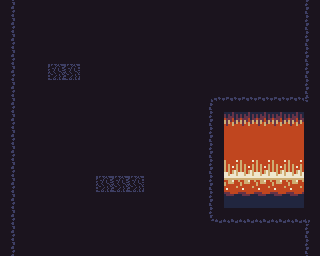

A 2D game scene composited from a Tiled map and its tileset images. What follows is a short description and the map's XML, with every tile layer's data as written:
An orthogonal 20x16 tile map with 16x16 px tiles, 4 tile layers (Background, Decor, Destructible, Collision), 2 tilesets.

<map version="1.8" tiledversion="1.8.5" orientation="orthogonal" renderorder="right-down" width="20" height="16" tilewidth="16" tileheight="16" infinite="0" nextlayerid="5" nextobjectid="1">
 <tileset firstgid="1" source="../tilesets/Underground Mine.tsx" />
 <tileset firstgid="301" source="../tilesets/cavesofgallet.tsx" />
 <layer id="1" name="Background" width="20" height="16">
  <data encoding="csv">
52,52,52,52,52,52,52,52,52,52,52,52,52,52,52,52,52,52,52,52,
52,52,52,52,52,52,52,52,52,52,52,52,52,52,52,52,52,52,52,52,
52,52,52,52,52,52,52,52,52,52,52,52,52,52,52,52,52,52,52,52,
52,52,52,52,52,52,52,52,52,52,52,52,52,52,52,52,52,52,52,52,
52,52,52,52,52,52,52,52,52,52,52,52,52,52,52,52,52,52,52,52,
52,52,52,52,52,52,52,52,52,52,52,52,52,52,52,52,52,52,52,52,
52,52,52,52,52,52,52,52,52,52,52,52,52,52,52,52,52,52,52,52,
52,52,52,52,52,52,52,52,52,52,52,52,52,52,52,52,52,52,52,52,
52,52,52,52,52,52,52,52,52,52,52,52,52,52,52,52,52,52,52,52,
52,52,52,52,52,52,52,52,52,52,52,52,52,52,52,52,52,52,52,52,
52,52,52,52,52,52,52,52,52,52,52,52,52,52,52,52,52,52,52,52,
52,52,52,52,52,52,52,52,52,52,52,52,52,52,52,52,52,52,52,52,
52,52,52,52,52,52,52,52,52,52,52,52,52,52,52,52,52,52,52,52,
52,52,52,52,52,52,52,52,52,52,52,52,52,52,52,52,52,52,52,52,
52,52,52,52,52,52,52,52,52,52,52,52,52,52,52,52,52,52,52,52,
52,52,52,52,52,52,52,52,52,52,52,52,52,52,52,52,52,52,52,52
</data>
 </layer>
 <layer id="2" name="Decor" width="20" height="16">
  <data encoding="csv">
0,0,0,0,0,0,0,0,0,0,0,0,0,0,0,0,0,0,0,0,
0,0,0,0,0,0,0,0,0,0,0,0,0,0,0,0,0,0,0,0,
0,0,0,0,0,0,0,0,0,0,0,0,0,0,0,0,0,0,0,0,
0,0,0,0,0,0,0,0,0,0,0,0,0,0,0,0,0,0,0,0,
0,0,0,0,0,0,0,0,0,0,0,0,0,0,0,0,0,0,0,0,
0,0,0,0,0,0,0,0,0,0,0,0,0,0,0,0,0,0,0,0,
0,0,0,0,0,0,0,0,0,0,0,0,0,0,0,0,0,0,0,0,
0,0,0,0,0,0,0,0,0,0,0,0,0,0,361,361,361,361,361,0,
0,0,0,0,0,0,0,0,0,0,0,0,0,0,369,369,369,369,369,0,
0,0,0,0,0,0,0,0,0,0,0,0,0,0,369,369,369,369,369,0,
0,0,0,0,0,0,0,0,0,0,0,0,0,0,377,377,377,377,377,0,
0,0,0,0,0,0,0,0,0,0,0,0,0,0,385,385,385,385,385,0,
0,0,0,0,0,0,0,0,0,0,0,0,0,0,393,393,393,393,393,0,
0,0,0,0,0,0,0,0,0,0,0,0,0,0,0,0,0,0,0,0,
0,0,0,0,0,0,0,0,0,0,0,0,0,0,0,0,0,0,0,0,
0,0,0,0,0,0,0,0,0,0,0,0,0,0,0,0,0,0,0,0
</data>
 </layer>
 <layer id="3" name="Destructible" width="20" height="16">
  <data encoding="csv">
0,0,0,0,0,0,0,0,0,0,0,0,0,0,0,0,0,0,0,0,
0,0,0,0,0,0,0,0,0,0,0,0,0,0,0,0,0,0,0,0,
0,0,0,0,0,0,0,0,0,0,0,0,0,0,0,0,0,0,0,0,
0,0,0,0,0,0,0,0,0,0,0,0,0,0,0,0,0,0,0,0,
0,0,0,33,33,0,0,0,0,0,0,0,0,0,0,0,0,0,0,0,
0,0,0,0,0,0,0,0,0,0,0,0,0,0,0,0,0,0,0,0,
0,0,0,0,0,0,0,0,0,0,0,0,0,0,0,0,0,0,0,0,
0,0,0,0,0,0,0,0,0,0,0,0,0,0,0,0,0,0,0,0,
0,0,0,0,0,0,0,0,0,0,0,0,0,0,0,0,0,0,0,0,
0,0,0,0,0,0,0,0,0,0,0,0,0,0,0,0,0,0,0,0,
0,0,0,0,0,0,0,0,0,0,0,0,0,0,0,0,0,0,0,0,
0,0,0,0,0,0,33,33,33,0,0,0,0,0,0,0,0,0,0,0,
0,0,0,0,0,0,0,0,0,0,0,0,0,0,0,0,0,0,0,0,
0,0,0,0,0,0,0,0,0,0,0,0,0,0,0,0,0,0,0,0,
0,0,0,0,0,0,0,0,0,0,0,0,0,0,0,0,0,0,0,0,
0,0,0,0,0,0,0,0,0,0,0,0,0,0,0,0,0,0,0,0
</data>
 </layer>
 <layer id="4" name="Collision" width="20" height="16">
  <data encoding="csv">
112,0,0,0,0,0,0,0,0,0,0,0,0,0,0,0,0,0,0,110,
112,0,0,0,0,0,0,0,0,0,0,0,0,0,0,0,0,0,0,110,
112,0,0,0,0,0,0,0,0,0,0,0,0,0,0,0,0,0,0,110,
112,0,0,0,0,0,0,0,0,0,0,0,0,0,0,0,0,0,0,110,
112,0,0,0,0,0,0,0,0,0,0,0,0,0,0,0,0,0,0,110,
112,0,0,0,0,0,0,0,0,0,0,0,0,0,0,0,0,0,0,110,
112,0,0,0,0,0,0,0,0,0,0,0,0,85,86,86,86,86,86,141,
112,0,0,0,0,0,0,0,0,0,0,0,0,110,0,0,0,0,0,0,
112,0,0,0,0,0,0,0,0,0,0,0,0,110,0,0,0,0,0,0,
112,0,0,0,0,0,0,0,0,0,0,0,0,110,0,0,0,0,0,0,
112,0,0,0,0,0,0,0,0,0,0,0,0,110,0,0,0,0,0,0,
112,0,0,0,0,0,0,0,0,0,0,0,0,110,0,0,0,0,0,0,
112,0,0,0,0,0,0,0,0,0,0,0,0,110,0,0,0,111,0,0,
112,0,0,0,0,0,0,0,0,0,0,0,0,135,136,136,136,136,136,91,
112,0,0,0,0,0,0,0,0,0,0,0,0,0,0,0,0,0,0,110,
112,0,0,0,0,0,0,0,0,0,0,0,0,0,0,0,0,0,0,110
</data>
 </layer>
</map>
